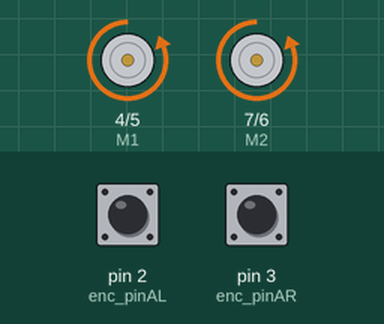
Simulated run of this sketch. Board: Arduino Uno, built with avr-gcc and run on an emulated ATmega328P. Shown: direction and speed pins drawn as motors (green arrow = direction pin HIGH = forward, orange = LOW = backward, longer = more drive). The inputs (shaded band) are chosen by the test bench; at power-on: pin 2 (enc_pinAL) HIGH, pin 3 (enc_pinAR) HIGH. What the sketch prints to the serial monitor is not drawn.

Above: at 0.6 s.
Timing chart, 0 to 5.9 s (numbered marks = the images above):
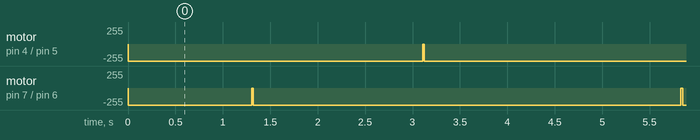

Measured:
- by itself, motor on pin 4 (M1) / pin 5 (E1), motor on pin 7 (M2) / pin 6 (E2): repeats every 4.5 s: stopped 0.02 s, backward 255/255 4.5 s

The sketch:

proportionalSpeedControll.ino
```cpp
#include <math.h>

int encl,encr;  //  encl left, encr right

const int E1 = 5; // right speed control
const int E2 = 6; // left speed control
const int M1 = 4; // right direction control
const int M2 = 7; // left direction control

const int enc_pinAR = 3;  // pin interrupt = 0
const int enc_pinAL = 2;  // pint interrupt = 1

const double dist = 200; // target distance move in cm
const double wheel_d = 4.2; // wheel diameter in cm
const double wheel_c = 3.14 * wheel_d; // wheel circumference in cm
const int oneRevTicks = 12; // in one rev 12 ticks encoder
const int motor_error = 5;

void setup() {
  Serial.begin(9600);
  pinMode(enc_pinAR, INPUT_PULLUP);
  pinMode(enc_pinAL, INPUT_PULLUP);
  pinMode(E1, OUTPUT);
  pinMode(E2, OUTPUT);
  pinMode(M1, OUTPUT);
  pinMode(M2, OUTPUT);

  attachInterrupt(digitalPinToInterrupt(enc_pinAR), countEncR, CHANGE);
  attachInterrupt(digitalPinToInterrupt(enc_pinAL), countEncL, CHANGE);

  moveTopose(dist, 127);
}

void loop() {
  // put your main code here, to run repeatedly:

}

void moveTopose(double targetDist, int speedpwm)
{
  int vR = speedpwm;
  int vL = speedpwm;

  double tmp_DistL = encl * 0.35;
  double tmp_DistR = encr * 0.35;

  encl = 0;
  encr = 0;

  int tmp_encl = encl;
  int tmp_encr = encr;

  int prev_encl = tmp_encl;
  int prev_encr = tmp_encr;

  int diff_encl = tmp_encl - prev_encl;
  int diff_encr = tmp_encr - prev_encr;

  double diff_distL = targetDist - tmp_DistL;
  double diff_distR = targetDist - tmp_DistR;

  double wheel_rev = targetDist / wheel_c;
  int targetTicks = wheel_rev * oneRevTicks;

  double diff_Dist = sqrt(pow(diff_distL, 2) + pow(diff_distR, 2));
  double prev_diff_dist = diff_Dist;

  while ((encl < targetTicks)&& (encr < targetTicks))
  {
    moveForward(vR, vL);

    // temporary distance has been reach
    tmp_DistL = encl * 0.35;
    tmp_DistR = encr * 0.35;

    // temporary encoder ticks
    tmp_encl = encl;
    tmp_encr = encr;

    // count ticks differential after move
    diff_encl = tmp_encl - prev_encl;
    diff_encr = tmp_encr - prev_encr;

    // count left distance
    diff_distL = targetDist - tmp_DistL;
    diff_distR = targetDist - tmp_DistR;

    diff_Dist = sqrt(pow(diff_distL, 2) + pow(diff_distR, 2));

    // wheel speed proportional between right and left
    if(diff_encl > diff_encr)
    {
      vL -= motor_error;
      vR += motor_error;
    } else {
      vL += motor_error;
      vR -= motor_error;
    }

    // speed controlling
    if(((prev_diff_dist <= 20) && (diff_Dist <= 20)) || ((prev_diff_dist <= 40) && (diff_Dist <= 40)) ||
    ((prev_diff_dist <= 60) && (diff_Dist <= 60)) || ((prev_diff_dist <= 80) && (diff_Dist <= 80)) ||
    ((prev_diff_dist <= 100) && (diff_Dist <= 100)))
    {
      Serial.print("kecepatan konstan");
    }else if(diff_Dist > 100){
      Serial.print("Kecepatan konstan");
    } else {
      vL -= 20;
      vR -= 20;
    }

    prev_encl = tmp_encl;
    prev_encr = tmp_encr;
  }

  stopMoving();
}

void moveForward(int Vr, int Vl)
{
  digitalWrite(E1, Vr);
  digitalWrite(E2, Vl);
  analogWrite(M1, LOW);
  analogWrite(M2, LOW);
  delay(10);
}

void stopMoving()
{
  digitalWrite(E1, 0);
  digitalWrite(E2, 0);
  analogWrite(M1, LOW);
  analogWrite(M2, LOW);
  delay(10);
}

void countEncR()
{
  encr++;
}

void countEncL()
{
  encl++;
}
```
